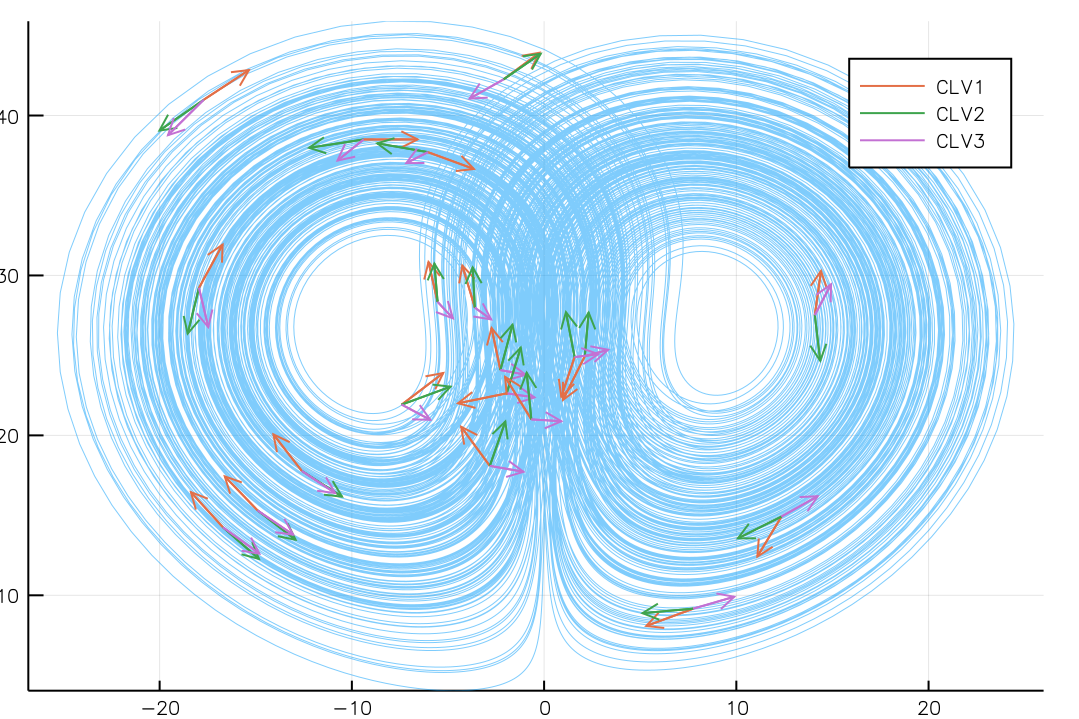

Source code (Julia):
using LyapunovExponents

num_rec = 20
sampling_interval = 5
t_renorm = 1
t_clv = t_renorm * num_rec * sampling_interval
prob = CLVProblem(LyapunovExponents.lorenz_63().prob,
                  t_renorm = t_renorm,
                  t_forward_tran = 4000,
                  t_backward_tran = 4000,
                  t_clv = t_clv)
solver = init(prob)

x_history = [Vector{Float64}(3) for _ in 1:num_rec]
G_history = [Matrix{Float64}(3, 3) for _ in 1:num_rec]
C_history = [Matrix{Float64}(3, 3) for _ in 1:num_rec]

forward = @time forward_dynamics!(solver; progress=1)
@time for (i, G) in indexed_forward_dynamics!(forward)
    k, r = divrem(i, sampling_interval)
    j = k + 1
    if r == 1 && j <= num_rec
        x_history[j] .= phase_state(forward)
        G_history[j] .= G
    end
end

@time for (i, C) in @time indexed_backward_dynamics!(solver; progress=1)
    k, r = divrem(i, sampling_interval)
    j = k + 1
    if r == 1
        C_history[j] .= C
    end
end

CLV_history = [G * C for (G, C) in zip(G_history, C_history)]

using DifferentialEquations
sol = solve(ODEProblem(
    prob.phase_prob.f,
    x_history[1],
    (0.0, t_clv * 3),
    prob.phase_prob.p
))

using Plots
plt = plot(sol, vars=(2, 3), linewidth=0.5, linealpha=0.5, label="")
vec_scale = 3
for (n, (x, V)) in enumerate(zip(x_history, CLV_history))
    for i in 1:3
        plot!(plt,
              [x[2], x[2] + vec_scale * V[2, i]],
              [x[3], x[3] + vec_scale * V[3, i]],
              color = i + 1,
              arrow = 0.4,
              label = (n == 1 ? "CLV$i" : ""))
    end
end
plt
